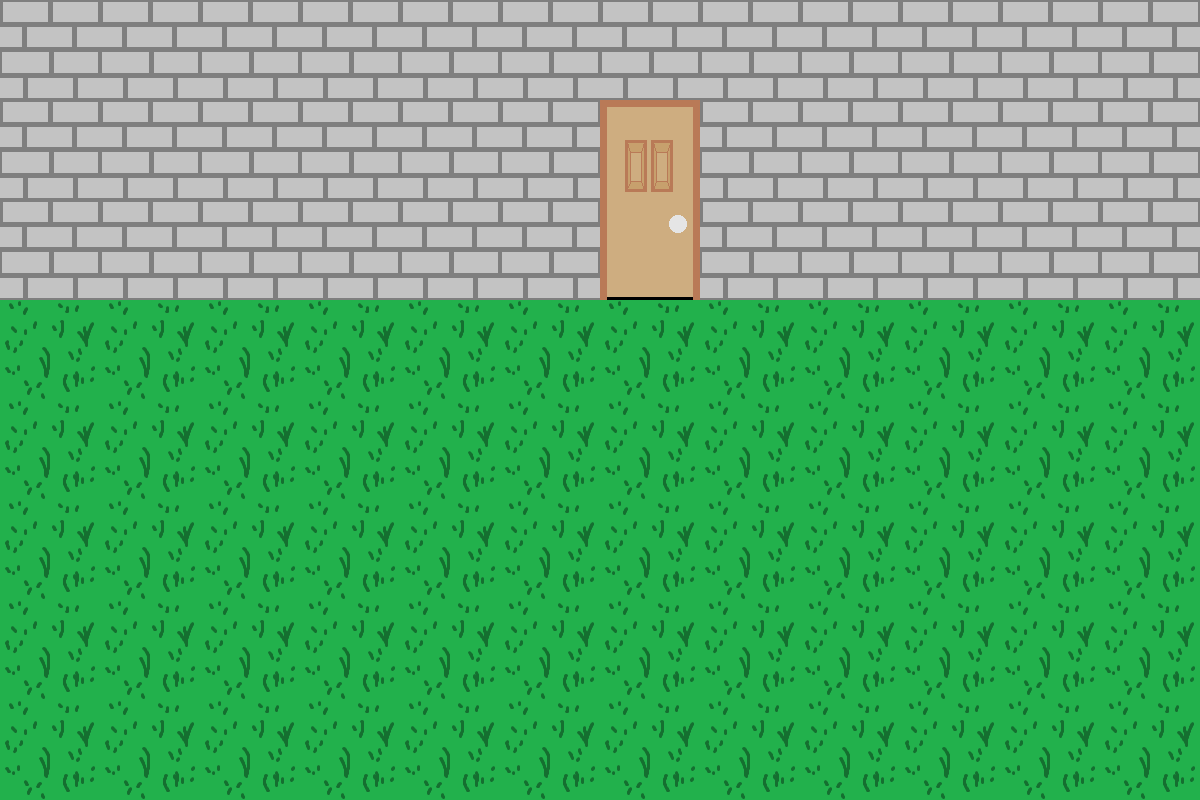

The image is a tile-based game level rendered from a .tmx file. Its description and source (layers, tilesets, objects; grid data summarised) follow:
An orthogonal 12x8 tile map with 100x100 px tiles, 1 tile layer (Tile Layer 1) and 2 objects (a0).

<map version="1.0" orientation="orthogonal" renderorder="right-down" width="12" height="8" tilewidth="100" tileheight="100" nextobjectid="12">
 <tileset firstgid="1" name="stuff" tilewidth="100" tileheight="200" tilecount="6">
  <tile id="0">
   <image width="100" height="100" source="bridge.png" />
  </tile>
  <tile id="1">
   <image width="100" height="100" source="grass.png" />
  </tile>
  <tile id="2">
   <image width="100" height="100" source="graybrick.png" />
  </tile>
  <tile id="3">
   <image width="100" height="100" source="water1.png" />
  </tile>
  <tile id="4">
   <image width="100" height="100" source="water2.png" />
  </tile>
  <tile id="5">
   <image width="100" height="200" source="door.png" />
  </tile>
 </tileset>
 <layer name="Tile Layer 1" width="12" height="8">
  <data>[96 cells, 96 non-empty, 3 distinct tile ids]</data>
 </layer>
 <objectgroup color="#00ff00" name="wall">
  <object id="3" x="200" y="300">
   <polyline points="-200,0 400,0 400,-200 500,-200 500,0 1000,0 1000,500 -200,500 -200,0" />
  </object>
 </objectgroup>
 <objectgroup color="#046bcc" name="portal">
  <object id="10" name="a0" x="600" y="250">
   <properties>
    <property name="dest" value="b0" />
   </properties>
   <polyline points="0,0 0,-25 100,-25 100,0 50,75" />
  </object>
 </objectgroup>
</map>